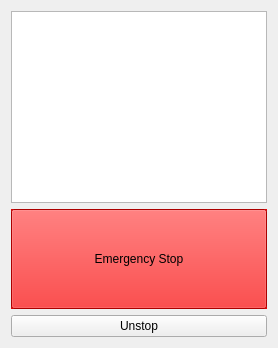
      <widget class="QWidget" name="verticalLayoutWidget">
       <property name="focusPolicy">
        <enum>Qt::NoFocus</enum>
       </property>
       <layout class="QVBoxLayout" name="verticalLayout_19">
        <item>
         <widget class="QTextBrowser" name="consoleOutputTextBrowser">
          <property name="focusPolicy">
           <enum>Qt::NoFocus</enum>
          </property>
         </widget>
        </item>
        <item>
         <widget class="QPushButton" name="pushButton_EStop">
          <property name="minimumSize">
           <size>
            <width>0</width>
            <height>100</height>
           </size>
          </property>
          <property name="palette">
           <palette>
            <active>
             <colorrole role="WindowText">
              <brush brushstyle="SolidPattern">
               <color alpha="255">
                <red>0</red>
                <green>0</green>
                <blue>0</blue>
               </color>
              </brush>
             </colorrole>
             <colorrole role="Button">
              <brush brushstyle="SolidPattern">
               <color alpha="255">
                <red>240</red>
                <green>0</green>
                <blue>0</blue>
               </color>
              </brush>
             </colorrole>
             <colorrole role="Light">
              <brush brushstyle="SolidPattern">
               <color alpha="255">
                <red>255</red>
                <green>105</green>
                <blue>105</blue>
               </color>
              </brush>
             </colorrole>
             <colorrole role="Midlight">
              <brush brushstyle="SolidPattern">
               <color alpha="255">
                <red>247</red>
                <green>52</green>
                <blue>52</blue>
               </color>
              </brush>
             </colorrole>
             <colorrole role="Dark">
              <brush brushstyle="SolidPattern">
               <color alpha="255">
                <red>120</red>
                <green>0</green>
                <blue>0</blue>
               </color>
              </brush>
             </colorrole>
             <colorrole role="Mid">
              <brush brushstyle="SolidPattern">
               <color alpha="255">
                <red>160</red>
                <green>0</green>
                <blue>0</blue>
               </color>
              </brush>
             </colorrole>
             <colorrole role="Text">
              <brush brushstyle="SolidPattern">
               <color alpha="255">
                <red>0</red>
                <green>0</green>
                <blue>0</blue>
               </color>
              </brush>
             </colorrole>
             <colorrole role="BrightText">
              <brush brushstyle="SolidPattern">
               <color alpha="255">
                <red>255</red>
                <green>255</green>
                <blue>255</blue>
               </color>
              </brush>
             </colorrole>
             <colorrole role="ButtonText">
              <brush brushstyle="SolidPattern">
               <color alpha="255">
                <red>0</red>
                <green>0</green>
                <blue>0</blue>
               </color>
              </brush>
             </colorrole>
             <colorrole role="Base">
              <brush brushstyle="SolidPattern">
               <color alpha="255">
                <red>255</red>
                <green>255</green>
                <blue>255</blue>
               </color>
              </brush>
             </colorrole>
             <colorrole role="Window">
              <brush brushstyle="SolidPattern">
               <color alpha="255">
                <red>240</red>
                <green>0</green>
                <blue>0</blue>
               </color>
              </brush>
             </colorrole>
             <colorrole role="Shadow">
              <brush brushstyle="SolidPattern">
               <color alpha="255">
                <red>0</red>
                <green>0</green>
                <blue>0</blue>
               </color>
              </brush>
             </colorrole>
             <colorrole role="AlternateBase">
              <brush brushstyle="SolidPattern">
               <color alpha="255">
                <red>247</red>
                <green>127</green>
                <blue>127</blue>
               </color>
              </brush>
             </colorrole>
             <colorrole role="ToolTipBase">
              <brush brushstyle="SolidPattern">
               <color alpha="255">
                <red>255</red>
                <green>255</green>
                <blue>220</blue>
               </color>
              </brush>
             </colorrole>
             <colorrole role="ToolTipText">
              <brush brushstyle="SolidPattern">
               <color alpha="255">
                <red>0</red>
                <green>0</green>
                <blue>0</blue>
               </color>
              </brush>
             </colorrole>
            </active>
            <inactive>
             <colorrole role="WindowText">
              <brush brushstyle="SolidPattern">
               <color alpha="255">
                <red>0</red>
                <green>0</green>
                <blue>0</blue>
               </color>
              </brush>
             </colorrole>
             <colorrole role="Button">
              <brush brushstyle="SolidPattern">
               <color alpha="255">
                <red>240</red>
                <green>0</green>
                <blue>0</blue>
               </color>
              </brush>
             </colorrole>
             <colorrole role="Light">
              <brush brushstyle="SolidPattern">
               <color alpha="255">
                <red>255</red>
                <green>105</green>
                <blue>105</blue>
               </color>
              </brush>
             </colorrole>
             <colorrole role="Midlight">
              <brush brushstyle="SolidPattern">
               <color alpha="255">
                <red>247</red>
                <green>52</green>
                <blue>52</blue>
               </color>
              </brush>
             </colorrole>
             <colorrole role="Dark">
              <brush brushstyle="SolidPattern">
               <color alpha="255">
                <red>120</red>
                <green>0</green>
                <blue>0</blue>
               </color>
              </brush>
             </colorrole>
             <colorrole role="Mid">
              <brush brushstyle="SolidPattern">
               <color alpha="255">
                <red>160</red>
                <green>0</green>
                <blue>0</blue>
               </color>
              </brush>
             </colorrole>
             <colorrole role="Text">
              <brush brushstyle="SolidPattern">
               <color alpha="255">
                <red>0</red>
                <green>0</green>
                <blue>0</blue>
               </color>
              </brush>
             </colorrole>
             <colorrole role="BrightText">
              <brush brushstyle="SolidPattern">
               <color alpha="255">
                <red>255</red>
                <green>255</green>
                <blue>255</blue>
               </color>
              </brush>
             </colorrole>
             <colorrole role="ButtonText">
              <brush brushstyle="SolidPattern">
               <color alpha="255">
                <red>0</red>
                <green>0</green>
                <blue>0</blue>
               </color>
              </brush>
             </colorrole>
             <colorrole role="Base">
              <brush brushstyle="SolidPattern">
               <color alpha="255">
                <red>255</red>
                <green>255</green>
                <blue>255</blue>
               </color>
              </brush>
             </colorrole>
             <colorrole role="Window">
              <brush brushstyle="SolidPattern">
               <color alpha="255">
                <red>240</red>
                <green>0</green>
                <blue>0</blue>
               </color>
              </brush>
             </colorrole>
             <colorrole role="Shadow">
              <brush brushstyle="SolidPattern">
               <color alpha="255">
                <red>0</red>
                <green>0</green>
                <blue>0</blue>
               </color>
              </brush>
             </colorrole>
             <colorrole role="AlternateBase">
              <brush brushstyle="SolidPattern">
               <color alpha="255">
                <red>247</red>
                <green>127</green>
                <blue>127</blue>
               </color>
              </brush>
             </colorrole>
             <colorrole role="ToolTipBase">
              <brush brushstyle="SolidPattern">
               <color alpha="255">
                <red>255</red>
                <green>255</green>
                <blue>220</blue>
               </color>
              </brush>
             </colorrole>
             <colorrole role="ToolTipText">
              <brush brushstyle="SolidPattern">
               <color alpha="255">
                <red>0</red>
                <green>0</green>
                <blue>0</blue>
               </color>
              </brush>
             </colorrole>
            </inactive>
            <disabled>
             <colorrole role="WindowText">
              <brush brushstyle="SolidPattern">
               <color alpha="255">
                <red>120</red>
                <green>0</green>
                <blue>0</blue>
               </color>
              </brush>
             </colorrole>
             <colorrole role="Button">
              <brush brushstyle="SolidPattern">
               <color alpha="255">
                <red>240</red>
                <green>0</green>
                <blue>0</blue>
               </color>
              </brush>
             </colorrole>
             <colorrole role="Light">
              <brush brushstyle="SolidPattern">
               <color alpha="255">
                <red>255</red>
                <green>105</green>
                <blue>105</blue>
               </color>
              </brush>
             </colorrole>
             <colorrole role="Midlight">
              <brush brushstyle="SolidPattern">
               <color alpha="255">
                <red>247</red>
                <green>52</green>
                <blue>52</blue>
               </color>
              </brush>
             </colorrole>
             <colorrole role="Dark">
              <brush brushstyle="SolidPattern">
               <color alpha="255">
                <red>120</red>
                <green>0</green>
                <blue>0</blue>
               </color>
              </brush>
             </colorrole>
             <colorrole role="Mid">
              <brush brushstyle="SolidPattern">
               <color alpha="255">
                <red>160</red>
                <green>0</green>
                <blue>0</blue>
               </color>
              </brush>
             </colorrole>
             <colorrole role="Text">
              <brush brushstyle="SolidPattern">
               <color alpha="255">
                <red>120</red>
                <green>0</green>
                <blue>0</blue>
               </color>
              </brush>
             </colorrole>
             <colorrole role="BrightText">
              <brush brushstyle="SolidPattern">
               <color alpha="255">
                <red>255</red>
                <green>255</green>
                <blue>255</blue>
               </color>
              </brush>
             </colorrole>
             <colorrole role="ButtonText">
              <brush brushstyle="SolidPattern">
               <color alpha="255">
                <red>120</red>
                <green>0</green>
                <blue>0</blue>
               </color>
              </brush>
             </colorrole>
             <colorrole role="Base">
              <brush brushstyle="SolidPattern">
               <color alpha="255">
                <red>240</red>
                <green>0</green>
                <blue>0</blue>
               </color>
              </brush>
             </colorrole>
             <colorrole role="Window">
              <brush brushstyle="SolidPattern">
               <color alpha="255">
                <red>240</red>
                <green>0</green>
                <blue>0</blue>
               </color>
              </brush>
             </colorrole>
             <colorrole role="Shadow">
              <brush brushstyle="SolidPattern">
               <color alpha="255">
                <red>0</red>
                <green>0</green>
                <blue>0</blue>
               </color>
              </brush>
             </colorrole>
             <colorrole role="AlternateBase">
              <brush brushstyle="SolidPattern">
               <color alpha="255">
                <red>240</red>
                <green>0</green>
                <blue>0</blue>
               </color>
              </brush>
             </colorrole>
             <colorrole role="ToolTipBase">
              <brush brushstyle="SolidPattern">
               <color alpha="255">
                <red>255</red>
                <green>255</green>
                <blue>220</blue>
               </color>
              </brush>
             </colorrole>
             <colorrole role="ToolTipText">
              <brush brushstyle="SolidPattern">
               <color alpha="255">
                <red>0</red>
                <green>0</green>
                <blue>0</blue>
               </color>
              </brush>
             </colorrole>
            </disabled>
           </palette>
          </property>
          <property name="focusPolicy">
           <enum>Qt::NoFocus</enum>
          </property>
          <property name="autoFillBackground">
           <bool>true</bool>
          </property>
          <property name="text">
           <string>Emergency Stop</string>
          </property>
         </widget>
        </item>
        <item>
         <widget class="QPushButton" name="pushButton_EUnstop">
          <property name="text">
           <string>Unstop</string>
          </property>
         </widget>
        </item>
       </layout>
      </widget>
